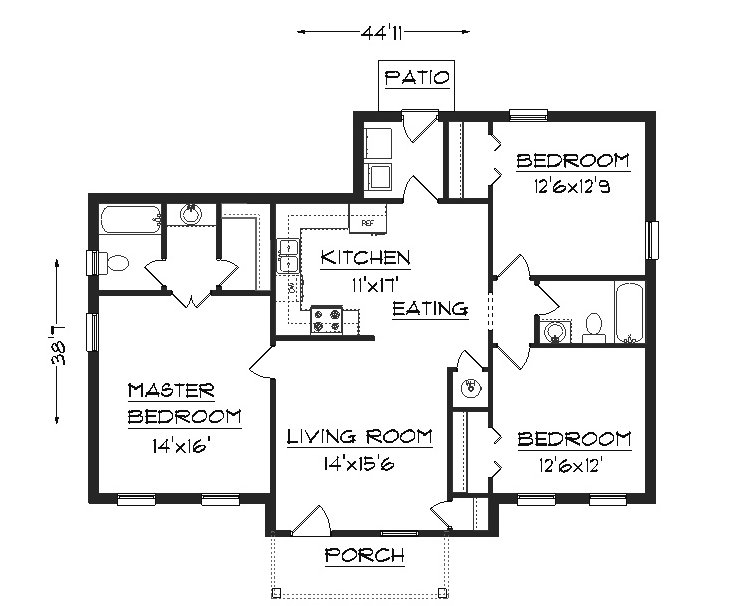
#> input picture PlanVista3D/Blueprint Img/b4.jpg, 736 x 606 px
$ python -i contour_service.py   (imports and definitions only)
#> lines starting #> are read from the running program, lines starting #| are printed output that depends on the picture; after the words box and inside, x2 and y2 are one past the last pixel; in counts of white or black regions, pixels touching at a corner belong together
import cv2
import numpy as np

def create_analysis_from_blueprint(
    image_path,
    wall_height=2.0,
    scale_factor=0.015,
    min_wall_area=400,
    morph_kernel_size=5,
):
    """
    OpenCV-based blueprint analysis for raster images.
    Extracts walls, doors, windows, and bounding rooms via adaptive thresholding and contour analysis.
    """
#> called with image_path = '../../PlanVista3D/Blueprint Img/b4.jpg', wall_height = 2, scale_factor = 0.015, min_wall_area = 400, morph_kernel_size = 5
    print(f"[ANALYSIS] Analyzing blueprint: {image_path}")
    img = cv2.imread(image_path, cv2.IMREAD_GRAYSCALE)
#> img is the input picture: shape (606, 736); min 0, max 255, mean 235.5
    if img is None:
        raise FileNotFoundError(f"Failed to load image for analysis: {image_path}")

    h, w = img.shape[:2]
#> h = 606; w = 736

    blur = cv2.GaussianBlur(img, (5, 5), 0)
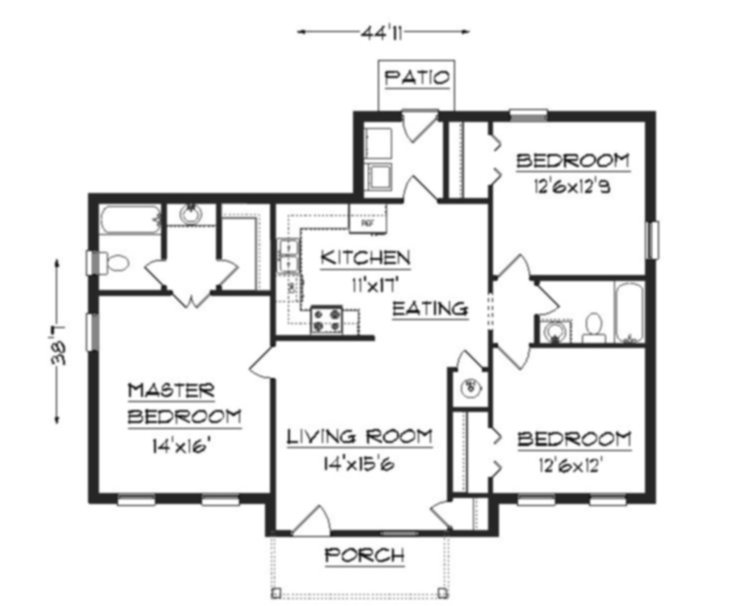
#> blur: shape (606, 736); min 24, max 255, mean 235.5
    thresh = cv2.adaptiveThreshold(
        blur,
        255,
        cv2.ADAPTIVE_THRESH_MEAN_C,
        cv2.THRESH_BINARY_INV,
        15,
        5,
    )
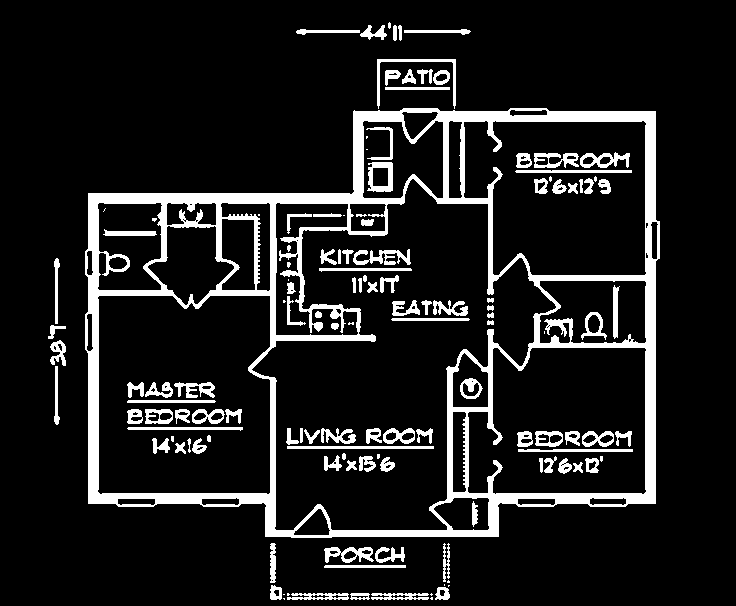
#> thresh: shape (606, 736); 12% white; 134 white regions (25 under 20 px), largest, box (x1, y1, x2, y2) and area: (85, 108, 660, 538) 35055, (377, 59, 456, 109) 509, (353, 249, 411, 265) 475

    kernel = np.ones((morph_kernel_size, morph_kernel_size), np.uint8)
    morph = cv2.morphologyEx(thresh, cv2.MORPH_CLOSE, kernel, iterations=2)
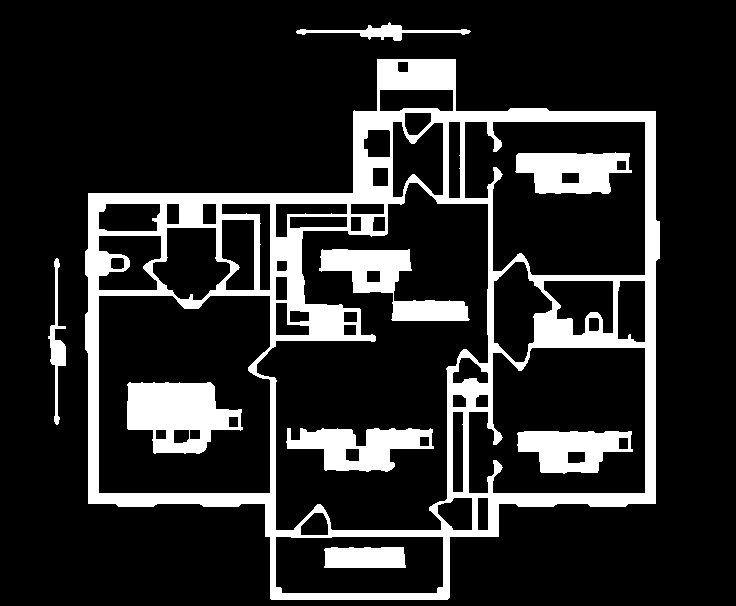
#> morph: shape (606, 736); 16.4% white; 9 white regions, largest, box (x1, y1, x2, y2) and area: (85, 59, 660, 600) 49334, (127, 382, 243, 454) 5518, (319, 249, 470, 321) 4251
    morph = cv2.morphologyEx(morph, cv2.MORPH_OPEN, kernel, iterations=1)
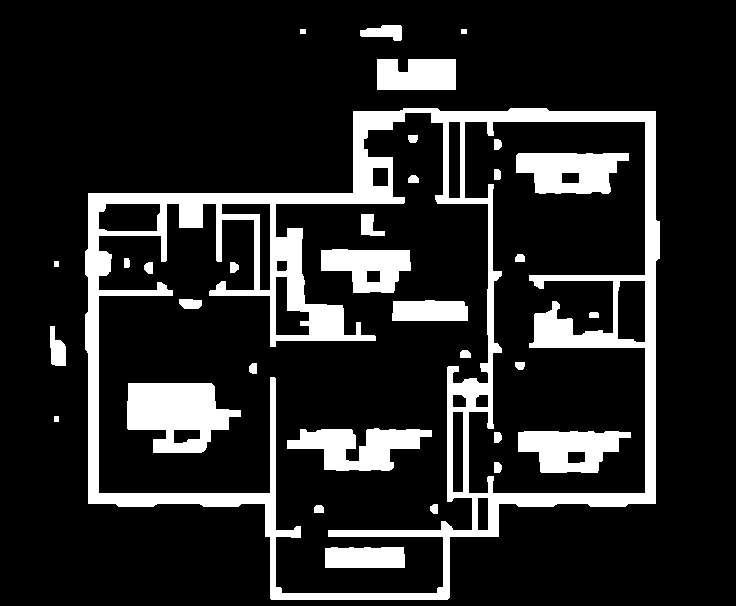
#> morph: shape (606, 736); 15.4% white; 33 white regions

    contours, hierarchy = cv2.findContours(
        morph, cv2.RETR_EXTERNAL, cv2.CHAIN_APPROX_SIMPLE
    )
#> contours = 8 contours; box (x1, y1, x2, y2) and area: (85, 108, 660, 600) 220534, (377, 59, 456, 90) 2200, (360, 25, 402, 41) 406, (50, 326, 66, 366) 396, (54, 416, 59, 422) 20, (54, 261, 59, 267) 20, (461, 29, 467, 34) 20, (300, 29, 306, 34) 20
    print(f"[CONTOURS] Found {len(contours)} raw contours")
#| [CONTOURS] Found 8 raw contours

    walls = []
    doors = []
    windows = []
    all_wall_points = []

    def norm_pt(pt):
        x, y = pt
        return [float(x) / w, float(y) / h]

    for i, cnt in enumerate(contours):
        area = cv2.contourArea(cnt)
        if area < min_wall_area:
            continue

        peri = cv2.arcLength(cnt, True)
        eps = max(2.0, 0.01 * peri)
        approx = cv2.approxPolyDP(cnt, eps, True)
        pts = [tuple(p[0]) for p in approx]

        x, y, w_rect, h_rect = cv2.boundingRect(approx)
        rect_area = w_rect * h_rect

        if (
            len(pts) == 4
            and rect_area < area * 0.6
            and rect_area < 5000
            and (min(w_rect, h_rect) < max(w_rect, h_rect) * 0.35)
        ):
            if max(w_rect, h_rect) / float(min(w_rect, h_rect) + 1e-6) > 1.5:
                center = (x + w_rect / 2.0, y + h_rect / 2.0)
                doors.append(
                    {
                        "id": f"door_{len(doors)}",
                        "center": [center[0] / w, center[1] / h],
                        "width": w_rect / float(w),
                        "height": h_rect / float(h),
                        "area_px": rect_area,
                    }
                )
                continue
            else:
                center = (x + w_rect / 2.0, y + h_rect / 2.0)
                windows.append(
                    {
                        "id": f"window_{len(windows)}",
                        "center": [center[0] / w, center[1] / h],
                        "width": w_rect / float(w),
                        "height": h_rect / float(h),
                        "area_px": rect_area,
                    }
                )
                continue

        norm_poly = [norm_pt(p) for p in pts]
        walls.append(
            {
                "id": f"wall_{len(walls)}",
                "vertices": norm_poly,
                "thickness": 0.01,
            }
        )
        all_wall_points.extend(pts)
#> this loop made 8 passes
#> (cnt, area) on passes 1, 3, 6, 7: ([[54, 416], [54, 421], [58, 421], [58, 416]], 20), ([[54, 261], [54, 266], [58, 266], [58, 261]], 20), ([[461, 29], [461, 33], [466, 33], [466, 29]], 20), ([[300, 29], [300, 33], [305, 33], [305, 29]], 20)
#> (area, peri, eps, w_rect, h_rect, rect_area) on passes 4, 5, 8: (220534, 2130.9, 21.31, 568, 489, 277752), (2199.5, 240.2, 2.4, 79, 31, 2449), (406.5, 106.7, 2, 42, 16, 672)
#> after the loop, all_wall_points = 28 pairs, first value 88 to 655, second value 25 to 599; doors = []; walls = 3 items; windows = []

    if len(all_wall_points) > 0:
        all_pts_arr = np.array(all_wall_points)
#> all_pts_arr has the same summary as all_wall_points
        min_x, min_y = np.min(all_pts_arr, axis=0)
#> min_x = 88; min_y = 25
        max_x, max_y = np.max(all_pts_arr, axis=0)
#> max_x = 655; max_y = 599
        room_bounds = {
            "id": "room_0",
            "bounds": {
                "x": float(min_x) / w,
                "y": float(min_y) / h,
                "width": float(max_x - min_x) / w,
                "height": float(max_y - min_y) / h,
            },
            "center": [
                (min_x + max_x) / (2.0 * w),
                (min_y + max_y) / (2.0 * h),
            ],
        }
        rooms = [room_bounds]
    else:
        rooms = []

    analysis = {
        "image_width": w,
        "image_height": h,
        "scale_factor": scale_factor,
        "wall_height": wall_height,
        "walls": walls,
        "doors": doors,
        "windows": windows,
        "rooms": rooms,
    }

    print(
        f"[ANALYSIS_OK] walls={len(walls)}, doors={len(doors)}, "
        f"windows={len(windows)}, rooms={len(rooms)}"
    )
#| [ANALYSIS_OK] walls=3, doors=0, windows=0, rooms=1
    return analysis

>>> result = create_analysis_from_blueprint('../../PlanVista3D/Blueprint Img/b4.jpg')
#> result = 8 items

$ run again, on PlanVista3D/Blueprint Img/b5.jpg
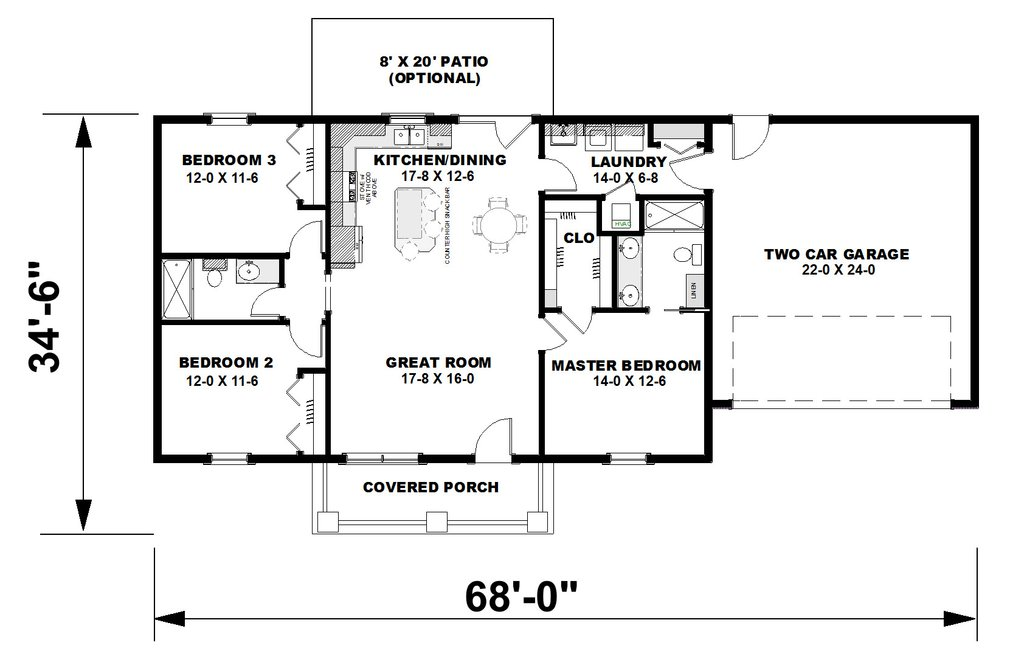
#> input picture PlanVista3D/Blueprint Img/b5.jpg, 1024 x 669 px
#> in create_analysis_from_blueprint, `thresh = cv2.adaptiveThreshold( blur, 255, cv2.ADAPTIVE_THRESH_MEAN_C,..`:
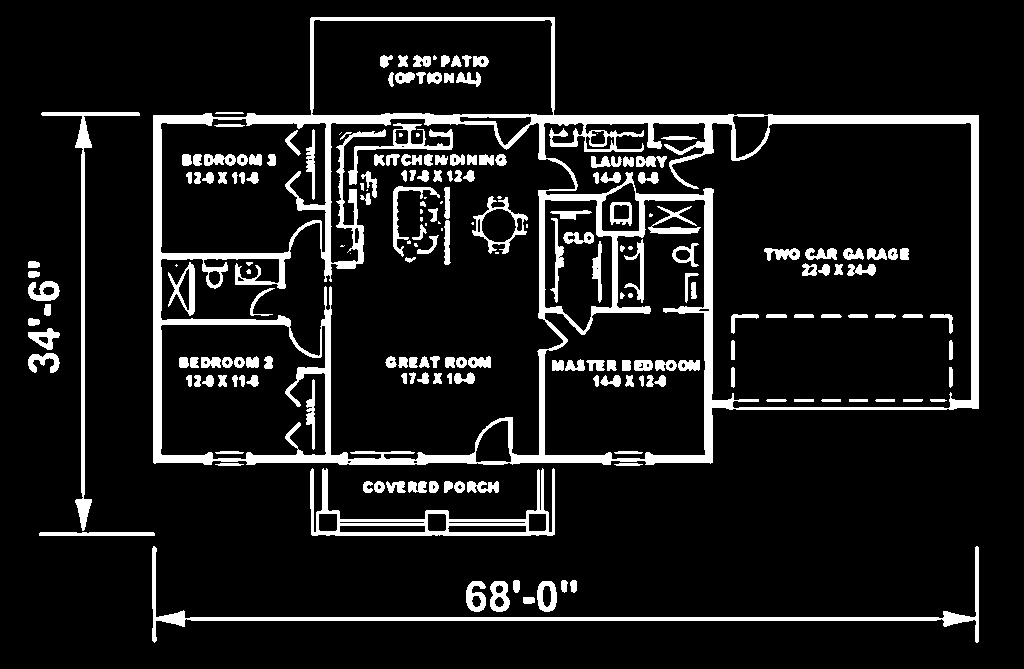
#> thresh: shape (669, 1024); 10.4% white; 211 white regions (25 under 20 px), largest, box (x1, y1, x2, y2) and area: (153, 17, 979, 465) 36185, (152, 546, 979, 643) 4324, (310, 468, 555, 536) 3468
#> in create_analysis_from_blueprint, `morph = cv2.morphologyEx(morph, cv2.MORPH_OPEN, kernel, iterations=1)`:
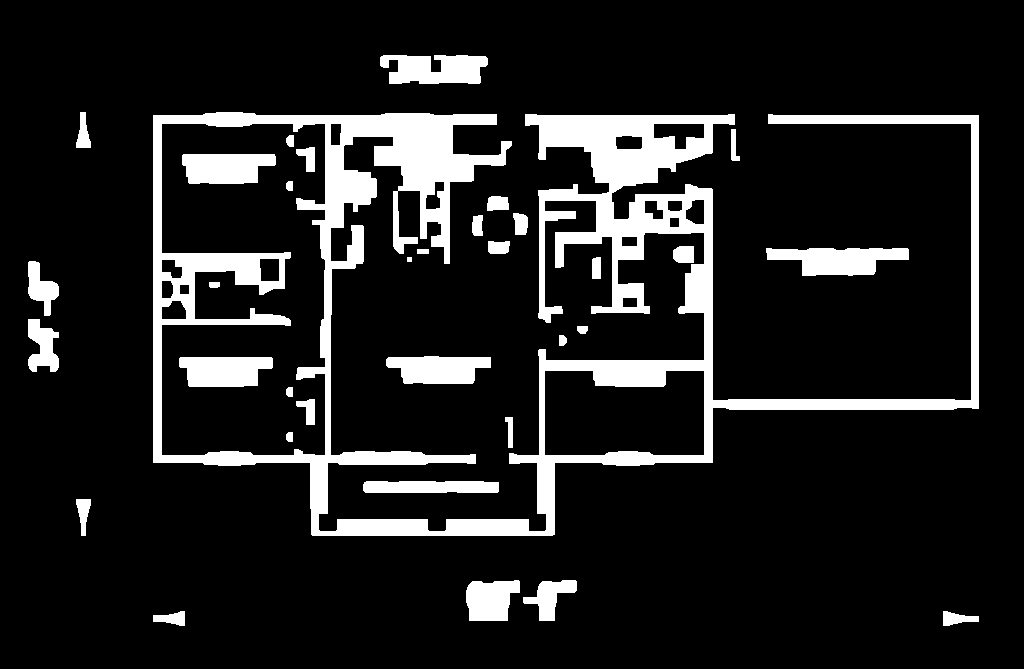
#> morph: shape (669, 1024); 12.9% white; 34 white regions
#> contours = 25 contours, 1 with area under 20; largest, box (x1, y1, x2, y2) and area: (153, 112, 979, 536) 124234, (766, 248, 909, 276) 2580, (380, 55, 488, 84) 2314, (386, 356, 491, 384) 2194, (466, 580, 520, 621) 1676
#| [CONTOURS] Found 25 raw contours
#> the loop in create_analysis_from_blueprint, `for i, cnt in enumerate(contours):` made 25 passes
#> area on passes 1, 2, 5, 7, 9, 10, 13, 17: 284.5, 269, 282, 132.5, 61, 61.5, 164, 299
#> after the loop in create_analysis_from_blueprint, `for i, cnt in enumerate(contours):`: all_wall_points = 114 pairs, first value 28 to 978, second value 55 to 620; doors = []; walls = 9 items; windows = []
#> all_pts_arr has the same summary as all_wall_points
#> min_x = 28; min_y = 55
#> max_x = 978; max_y = 620
#| [ANALYSIS_OK] walls=9, doors=0, windows=0, rooms=1
#> result = 8 items

$ run again, on PlanVista3D/Blueprint Img/b1.png
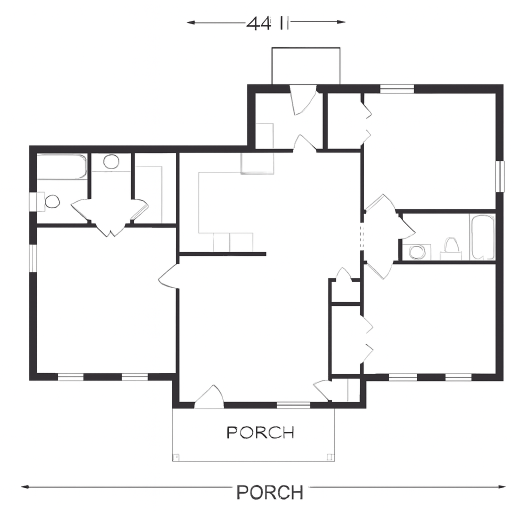
#> input picture PlanVista3D/Blueprint Img/b1.png, 1024 x 1024 px (shown at 1/2 size)
#> in create_analysis_from_blueprint, `thresh = cv2.adaptiveThreshold( blur, 255, cv2.ADAPTIVE_THRESH_MEAN_C,..`:
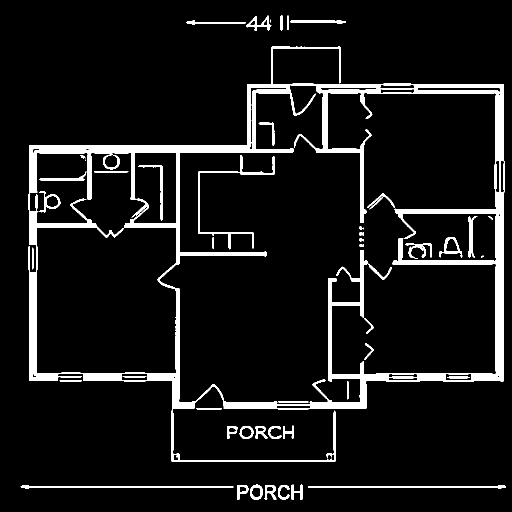
#> thresh: shape (1024, 1024) (shown at 1/2 size); 7.9% white; 54 white regions (7 under 20 px), largest, box (x1, y1, x2, y2) and area: (56, 93, 1010, 924) 67203, (396, 310, 549, 499) 1767, (41, 970, 467, 978) 1723
#> in create_analysis_from_blueprint, `morph = cv2.morphologyEx(morph, cv2.MORPH_OPEN, kernel, iterations=1)`:
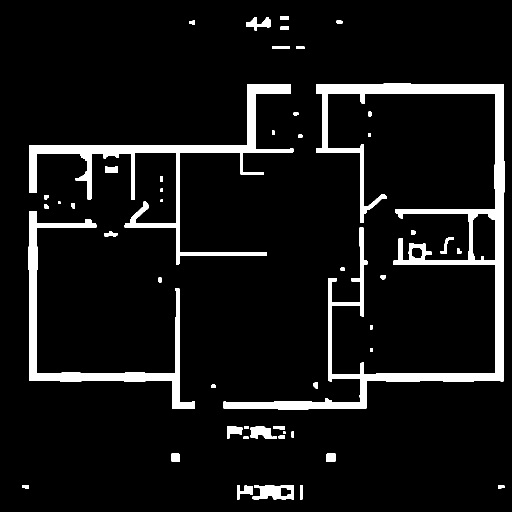
#> morph: shape (1024, 1024) (shown at 1/2 size); 7.6% white; 51 white regions
#> contours = 51 contours, 3 with area under 20; largest, box (x1, y1, x2, y2) and area: (447, 167, 1010, 819) 40536, (58, 168, 587, 529) 17394, (57, 423, 390, 818) 12676, (505, 970, 588, 1000) 1741, (501, 852, 544, 877) 776
#| [CONTOURS] Found 51 raw contours
#> the loop in create_analysis_from_blueprint, `for i, cnt in enumerate(contours):` made 51 passes
#> area on passes 1, 2, 6, 7, 8, 11, 14, 18: 59.5, 123, 64.5, 271, 239, 58.5, 114.5, 50
#> after the loop in create_analysis_from_blueprint, `for i, cnt in enumerate(contours):`: all_wall_points = 112 pairs, first value 58 to 1006, second value 34 to 999; doors = []; walls = 8 items; windows = []
#> all_pts_arr has the same summary as all_wall_points
#> min_x = 58; min_y = 34
#> max_x = 1006; max_y = 999
#| [ANALYSIS_OK] walls=8, doors=0, windows=0, rooms=1
#> result = 8 items
